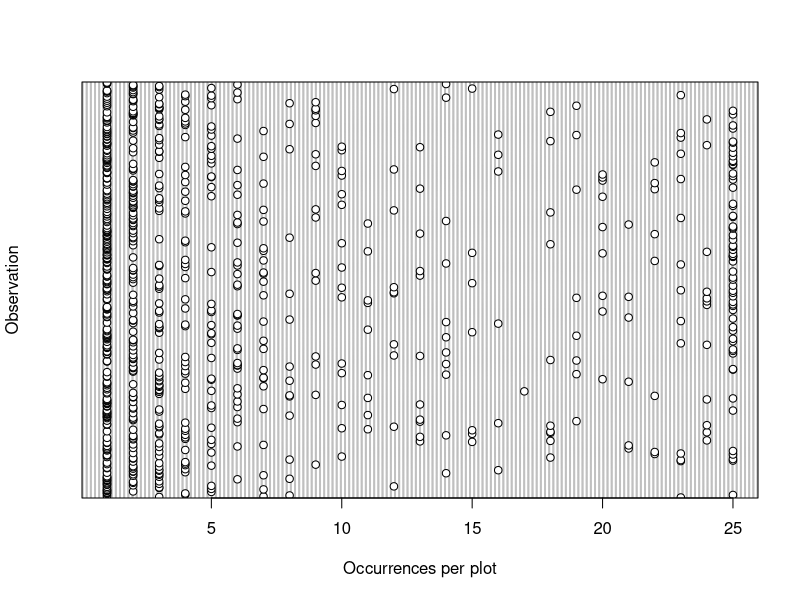
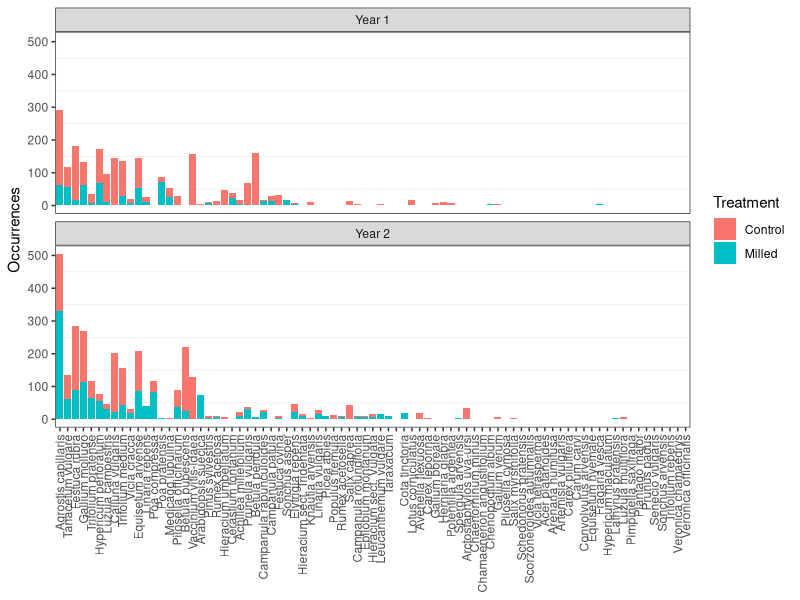

The R source for these figures, in order: (Note: this script raises an error after producing the figures.)
rm(list=ls())
library(here)
library(tidyverse)
library(ggplot2)
library(ggpubr)


# Create database without trees and with the new sites
raw <- read.csv2(here("data", "Raw data.csv" ))

# Select columns and transform data
db <- raw %>% 
  select(Years.after.milling, Station, Pairnr, Treatment, Vegetation.height.cm, Litter.depth.cm, Dug.holes, 
         No.subplots.with.more.than.50.bare.soil, No.subplots.with.more.than.50.rock, Area.for.growth.m2,  
         No.subplots.with.more.than.50.grass, Species, Occurrences.out.of.25, Family, Tree.bush) %>% 
  mutate(Years.after.milling = as.factor(Years.after.milling)) %>% 
  mutate(Station = as.factor(Station)) %>% 
  mutate(Treatment = as.factor(Treatment)) %>% 
  rename(Year = Years.after.milling) %>% 
  rename(Vegetation.height = Vegetation.height.cm) %>% 
  rename(Litter.depth = Litter.depth.cm)  %>% 
  rename(Bare.soil = No.subplots.with.more.than.50.bare.soil) %>% 
  rename(Rock = No.subplots.with.more.than.50.rock) %>% 
  rename(Grass = No.subplots.with.more.than.50.grass ) %>% 
  rename(Occurrences = Occurrences.out.of.25)
str(db)

# Check that the max occurrences is 25
dotchart(db$Occurrences, xlab="Occurrences per plot", ylab="Observation")

# Summarize total number of occurrences per species
sum.fig <- ggplot(db, aes(x=fct_infreq(Species), y = Occurrences, fill=Treatment)) + geom_col() +
  facet_wrap(vars(Year), nrow =2) + 
  theme_bw() +
  theme(axis.text.x = element_text(angle = 90, vjust = 0.5, hjust=1), axis.title.x = element_blank(), 
        panel.grid.major = element_blank()) 
sum.fig

# Calculate species richness per plot
rich <- db %>% 
  group_by(Year, Station, Pairnr, Treatment, Vegetation.height, Litter.depth, Bare.soil, Rock, Grass, 
           Area.for.growth.m2) %>% 
  summarise(rich = n())
rich

#write.csv2(rich, "species.richness.csv")

#rich <- read.csv2(here("data", "species.richness.all.csv" ))

# Plot
rich.box <- ggplot(rich, aes(x=Station, y=rich, fill = Treatment)) + geom_boxplot() +
  facet_wrap(vars(Year)) + 
  ylab("Species richness")
rich.box

#write.csv2(rich, "species.richness.csv")

# Remove trees and bushes and look at them separately
# Trees and bushes
trees.bushes <- db %>% 
  filter(Tree.bush ==1)
str(trees.bushes)

trees.bushes.gg <- ggplot(trees.bushes, aes(x=fct_infreq(Species), y = Occurrences, fill=Treatment)) + geom_col() +
  facet_wrap(vars(Year, Station), nrow =2) + 
  theme_bw() +
  theme(axis.text.x = element_text(angle = 90, vjust = 0.5, hjust=1), axis.title.x = element_blank(), 
        panel.grid.major = element_blank()) +
  ggtitle("Trees and bushes only")
trees.bushes.gg


rich.trees <- trees.bushes %>% 
  group_by(Year, Station, Pairnr, Treatment, Vegetation.height, Litter.depth, Bare.soil, Rock, Grass) %>% 
  summarise(rich = n())
rich.trees

# Plot
richtrees.box <- ggplot(rich.trees, aes(x=Station, y=rich, fill = Treatment)) + geom_boxplot() +
  facet_wrap(vars(Year)) + ggtitle("Trees and bushes only")
richtrees.box

# Örter
örter <- db %>% 
  filter(Tree.bush ==0)
str(örter)

örter.gg <- ggplot(örter, aes(x=fct_infreq(Species), y = Occurrences, fill=Treatment)) + geom_col() +
  facet_wrap(vars(Year), nrow =2) + 
  theme_bw() +
  theme(axis.text.x = element_text(angle = 90, vjust = 0.5, hjust=1), axis.title.x = element_blank(), 
        panel.grid.major = element_blank()) +
  ggtitle("Örter")
örter.gg

rich.örter <- örter %>% 
  group_by(Year, Station, Pairnr, Treatment, Vegetation.height, Litter.depth, Bare.soil, Rock, Grass, 
           Area.for.growth.m2) %>% 
  summarise(rich = n())
rich.örter

#write.csv2(rich.örter, "species.richness.örter.csv")

# Plot
örter.box <- ggplot(rich.örter, aes(x=Station, y=rich, fill = Treatment)) + geom_boxplot() +
  facet_wrap(vars(Year)) + ggtitle("Örter")
örter.box

# Create dataframe all species
# Turn into wide
df <- db %>% 
  drop_na(Species) %>% 
  #drop_na(Occurrences) %>% 
  select(Year, Station, Pairnr, Treatment, Species, Occurrences) %>% 
  spread(., key="Species", value = "Occurrences") %>% 
  replace(is.na(.), 0)
head(df)

write.csv2(df, "dataframe.csv")

# Create dataframe örter
# Turn into wide
df.herb <- db %>% 
  filter(Tree.bush ==0) %>% 
  drop_na(Species) %>% 
  #drop_na(Occurrences) %>% 
  select(Year, Station, Pairnr, Treatment, Species, Occurrences) %>% 
  spread(., key="Species", value = "Occurrences") %>% 
  replace(is.na(.), 0)
head(df.herb)

write.csv2(df.herb, "dataframe.herb.csv")

# explore the other variables
# rocks = area for growth (total plot area - area with rocks)
dotchart(db$Rock, xlab="Rock density", ylab="Observation")

rocks <- db %>% 
  group_by(Year, Station, Pairnr, Treatment, Area.for.growth.m2, Rock) %>% 
  summarise()
rocks

# Plot
rock.box <- ggplot(rocks, aes(x=Station, y=Area.for.growth.m2, fill = Treatment)) + geom_boxplot() +
  facet_wrap(vars(Year)) + ggtitle("Area available for growth")
rock.box

rock.box <- ggplot(rocks, aes(x=Station, y=Rock, fill = Treatment)) + geom_boxplot() +
  facet_wrap(vars(Year)) + ggtitle("Number of subplots with more than 50% rock")
rock.box

# grass: kommer inte använda alls. finns ett "p" nånstans som gör det till en character 
# dotchart(db$Grass, xlab="Grass density", ylab="Observation")
# 
# grass <- db %>% 
#   group_by(Year, Station, Pairnr, Treatment, Grass) %>% 
#   summarise()
# grass
# 
# # Plot
# grass.box <- ggplot(grass, aes(x=Station, y=Grass, fill = Treatment)) + geom_boxplot() +
#   facet_wrap(vars(Year))
# grass.box
# 
